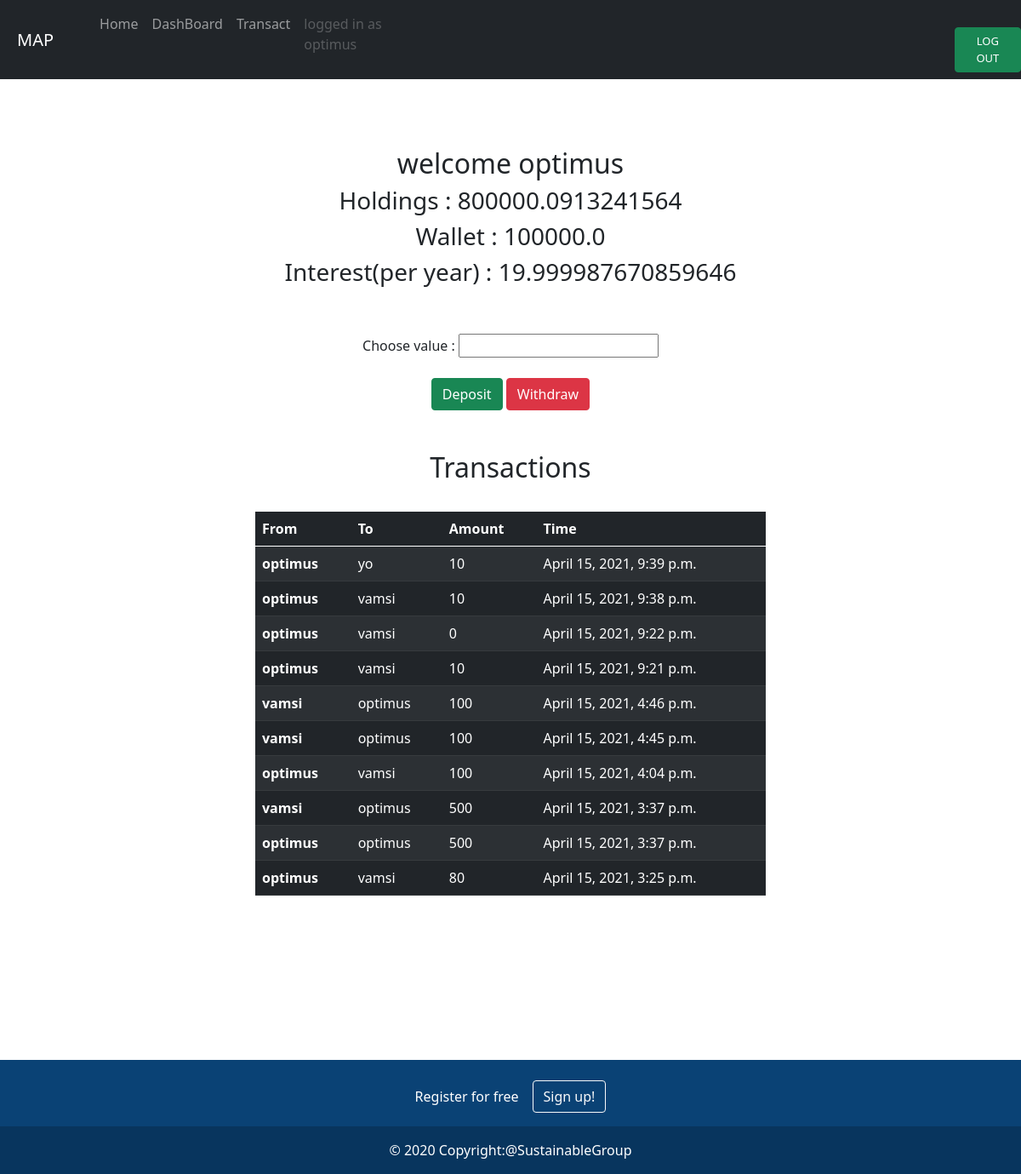
Screenshot of //dashboard (signed in) with the database file from the repository.
### main/models.py (models this page shows, shortened)
class Profile(models.Model):
    user = models.OneToOneField(User, on_delete=models.CASCADE)
    username = models.TextField()
    Holdings = models.FloatField(default=0)
    wallet = models.FloatField(default=0)
    interest = models.FloatField(default=0)

class Transaction(models.Model):
    user = models.ForeignKey(User, on_delete=models.CASCADE)
    to = models.CharField(max_length=50)
    time = models.DateTimeField(auto_now_add=True)
    amount = models.IntegerField(default=0)

### main/views.py (the view, shortened to what this page needs)
# urls.py: path('/dashboard', views.dashboard, name='dash'),
def dashboard(request):
    bank=get_object_or_404(Bank,pk=1)
    user = User.objects.get(username=request.user.username)
    if user.profile.Holdings != 0:
        user.profile.interest = bank.inflation
        user.save()
    else:
        user.profile.interest = 0
        user.save()
    users = User.objects.all()
    for i in users:
        if i.profile.Holdings > 0:
            i.profile.Holdings += (bank.inflation*user.profile.Holdings)/(100*525600*10)
            i.save()
    tran1 = Transaction.objects.filter(user=request.user)
    tran2 = Transaction.objects.filter(to=request.user)
    trans = tran1.union(tran2)
    return render(request, 'dashboard.html',{'user':user,'tran':trans})

### main/models.py (called while the page is built)
@receiver(post_save, sender=User)
def create_user_profile(sender, instance, created, **kwargs):
    if created:
        Profile.objects.create(user=instance)

@receiver(post_save, sender=User)
def save_user_profile(sender, instance, **kwargs):
    instance.profile.save()

### templates/dashboard.html (shortened to what this page needs)
{% extends 'base.html' %}
{% block content %}
<br><br>
<center style="height:1000px">
    <h2>welcome {{user.username}}</h2>
    <h3>Holdings : {{user.profile.Holdings}}</h3>
    <h3>Wallet : {{user.profile.wallet}}</h3>
    <h3>Interest(per year) : {{user.profile.interest}}</h3>
    <br><br>
    <form action="" method="POST">
        Choose value : <input name="num" type="number"><br>
        <br>
        <button class="btn btn-success" name="deposit" type="submit" >Deposit</button>
        <button class="btn btn-danger" name="withdraw" type="submit" >Withdraw</button>
    </form>
    <br><br>
    <h2>Transactions</h2>
    <br>
    <table style="width: 600px;" class="table table-striped table-dark">
        <thead>
            <tr>
                <th scope="col">From</th>
                <th scope="col">To</th>
                <th scope="col">Amount</th>
                <th scope="col">Time</th>
            </tr>
        </thead>
        <tbody>
            {% for i in tran reversed %}
            <tr>
                <th scope="row"=>{{i.user}}</th>
                <td>{{i.to}}</td>
                <td>{{i.amount}}</td>
                <td>{{i.time}}</td>
            </tr>
            {% endfor %}
        </tbody>
    </table>
</center>
<br><br>
{% endblock  %}

### templates/base.html (shortened to what this page needs)
{% load static %}
<!DOCTYPE html>
<html lang="en">
<head>
    <link href="https://cdn.jsdelivr.net/npm/bootstrap@5.0.0-beta3/dist/css/bootstrap.min.css" rel="stylesheet"
>
</head>
<body>
    <nav class="navbar navbar-expand-lg navbar-dark bg-dark">
  <a style="padding-left: 20px;" class="navbar-brand" href="#">MAP</a>
  <div style="padding-left: 30px;" class="collapse navbar-collapse" id="navbarNav">
    <ul class="navbar-nav">
      <li class="nav-item active">
        <a class="nav-link" href="{% url 'home' %}">Home</a>
      </li>
      {% if user.is_authenticated %}
      <li class="nav-item">
        <a class="nav-link" href="{% url 'dash' %}">DashBoard</a>
      </li>
      <li class="nav-item">
        <a class="nav-link" href="{% url 'tran' %}">Transact</a>
      </li>
      <li class="nav-item">
        <a class="nav-link disabled" href="#">logged in as {{user.username}}
</a>
      </li>
      <li class="nav-item">
          <form action="{% url 'logout' %}" method="POST">
            <br>
            <button style="margin-left:600px;font-size:small;" class="btn btn-success" type="submit">LOG OUT</button>
          </form>
      </li>
      {% endif %}
    </ul>
  </div>
</nav>
    <br>
    {% block content %}
    {% endblock %}
    <br>
<section class="">
  <footer class="text-center text-white" style="background-color: #0a4275;">
    <div class="container p-4 pb-0">
      <section class="">
        <p class="d-flex justify-content-center align-items-center">
          <span class="me-3">Register for free</span>
          <a href="{% url 'signup' %}">
            <button type="button" class="btn btn-outline-light btn-rounded">
              Sign up!
            </button>
          </a>
        </p>
      </section>
    </div>
    <div class="text-center p-3" style="background-color: rgba(0, 0, 0, 0.2);">
      © 2020 Copyright:@SustainableGroup
    </div>
  </footer>
</section>
</body>
</html>

### templates/base.html (style rules this page uses)
* { margin: 0; padding: 0; }
body { height:100vh; }

### rows the page displays
Transaction: user "optimus", to "yo", amount "10", time "April 15, 2021, 9:39 p.m."
Transaction: user "optimus", to "vamsi", amount "10", time "April 15, 2021, 9:38 p.m."
Transaction: user "optimus", to "vamsi", amount "0", time "April 15, 2021, 9:22 p.m."
Transaction: user "optimus", to "vamsi", amount "10", time "April 15, 2021, 9:21 p.m."
Transaction: user "vamsi", to "optimus", amount "100", time "April 15, 2021, 4:46 p.m."
Transaction: user "vamsi", to "optimus", amount "100", time "April 15, 2021, 4:45 p.m."
Transaction: user "optimus", to "vamsi", amount "100", time "April 15, 2021, 4:04 p.m."
Transaction: user "vamsi", to "optimus", amount "500", time "April 15, 2021, 3:37 p.m."
Transaction: user "optimus", to "optimus", amount "500", time "April 15, 2021, 3:37 p.m."
Transaction: user "optimus", to "vamsi", amount "80", time "April 15, 2021, 3:25 p.m."

### other values shown
{{ user.username }} "optimus"
{{ user.profile.Holdings }} "800000.0913241564"
{{ user.profile.wallet }} "100000.0"
{{ user.profile.interest }} "19.999987670859646"
